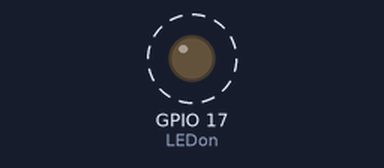
Bench run of a program on a simulated Raspberry Pi (BCM pin numbers). On the bench: output pins drawn as LEDs (lit = HIGH). Dashed ring = blinking.

Above: at 0.2 s.
Timing chart, 0 to 3.0 s (numbered marks = the images above):
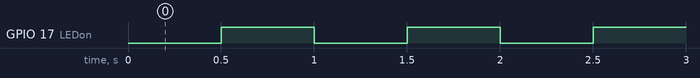

The program:

blink17.py
```python
#!/usr/bin/env python

import RPi.GPIO as GPIO
import time

LEDPIN = 17

GPIO.setwarnings(False)

GPIO.setmode(GPIO.BCM)
GPIO.setup(LEDPIN, GPIO.OUT)

while True:
	LEDon = GPIO.output(LEDPIN, 0)
	time.sleep(0.5)
	LEDoff = GPIO.output(LEDPIN, 1)
	time.sleep(0.5)
```

Measured:
- by itself, GPIO 17 (LEDon): alternates HIGH for 0.50 s and LOW for 0.50 s
